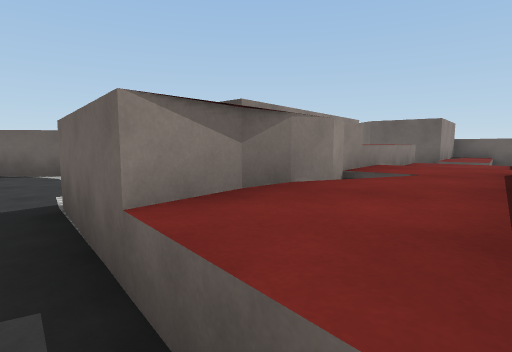
View 1 (above)

24 first-person views from a walk through a Unity game level. The camera is 1.4 m above the floor, tilts 6° down and sees 80° across. The floor is counted in squares, 2 m on a side. Each view is taken from the middle of a square. On the plan, view 1 faces up. The plan holds only what a view shows up to about 10 squares ahead; the rest is blank. The place goes on beyond the plan. The player is left out. Surface patterns are stand-ins for the level's own textures.

View 2
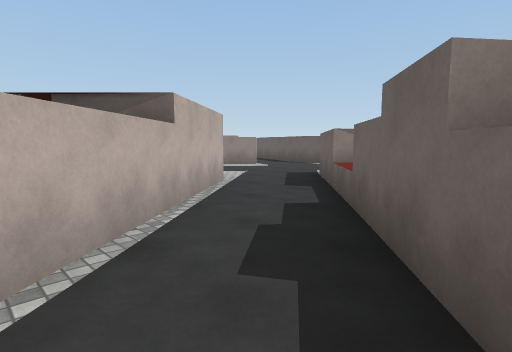

View 3
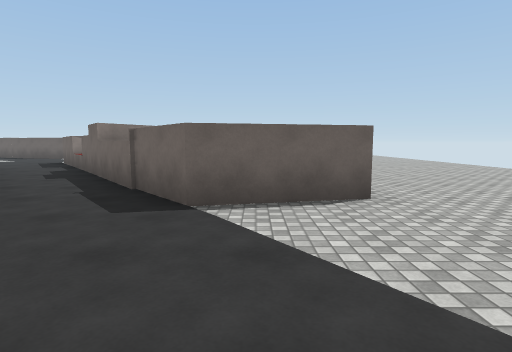

View 4
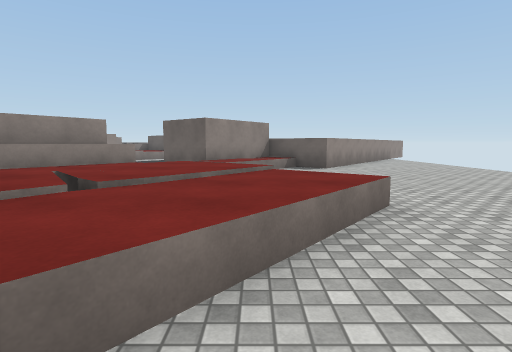

View 5
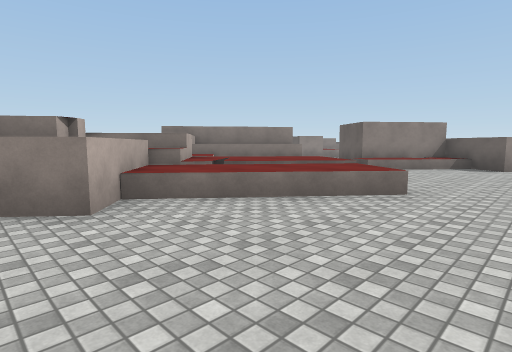

View 6
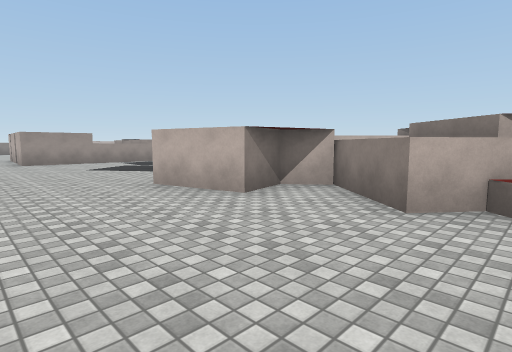

View 7
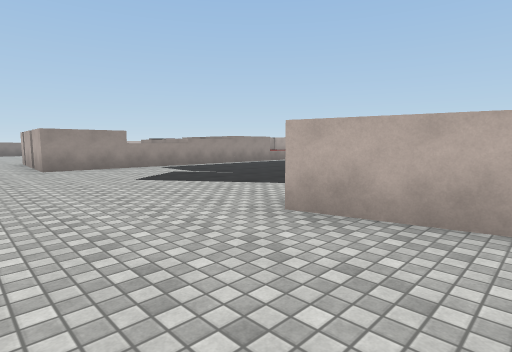

View 8
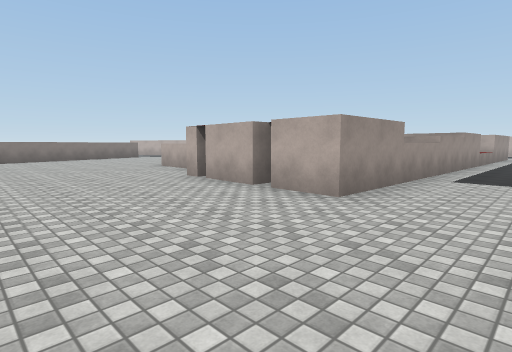

View 9
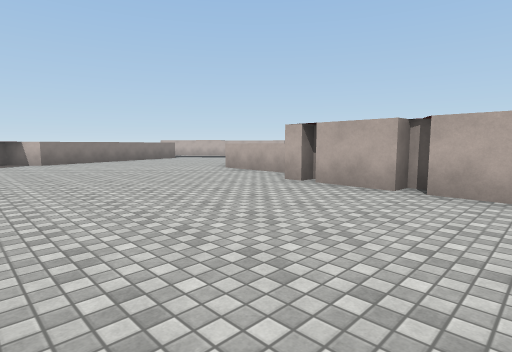

View 10
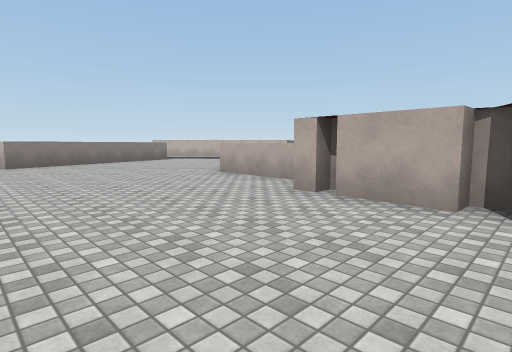

View 11
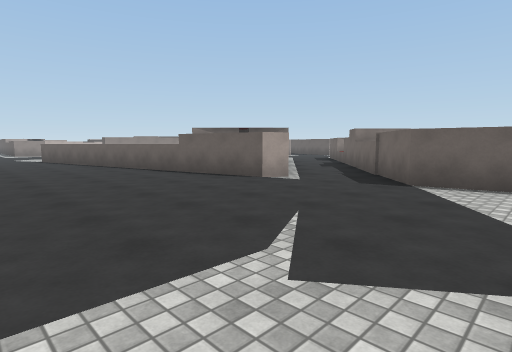

View 12
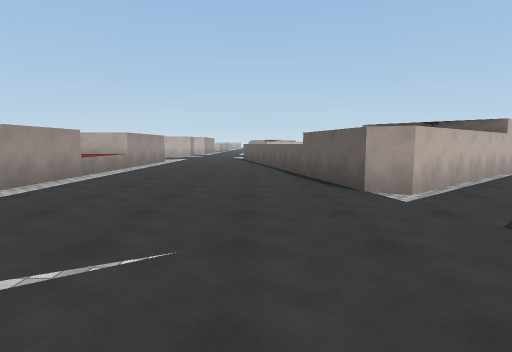

View 13
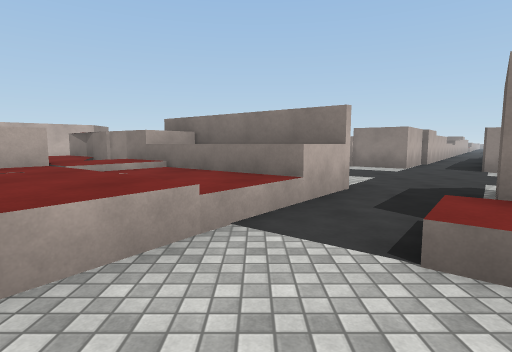

View 14
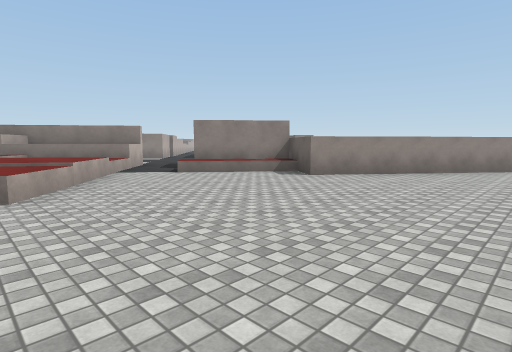

View 15
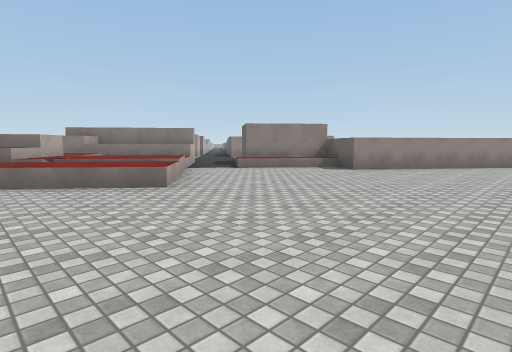

View 16
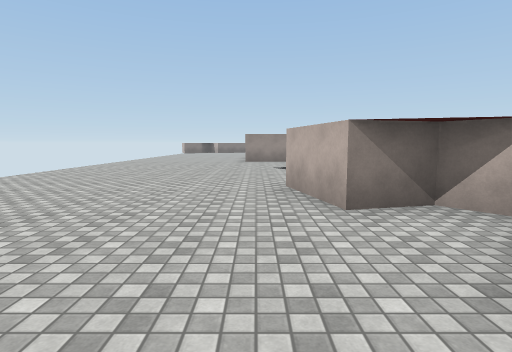

View 17
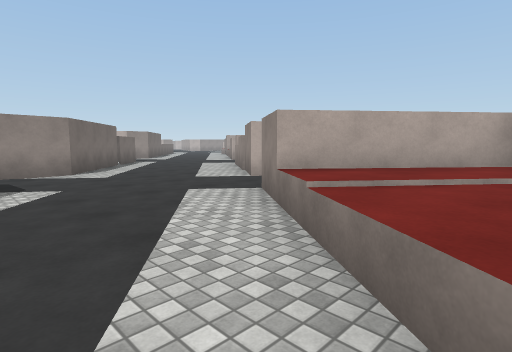

View 18
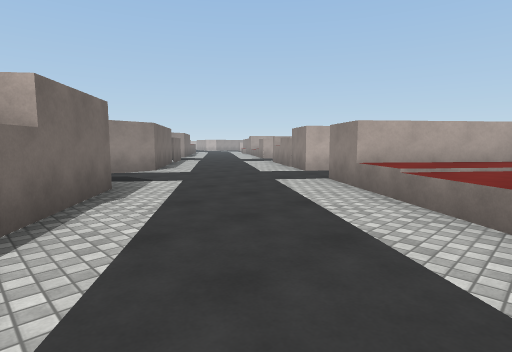

View 19
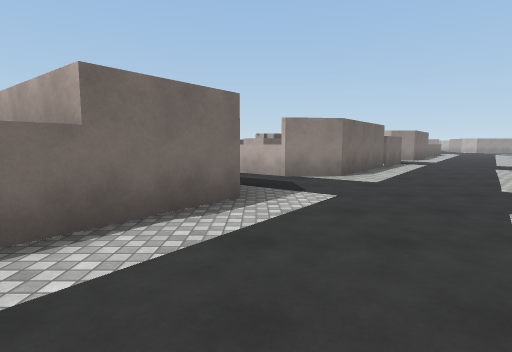

View 20
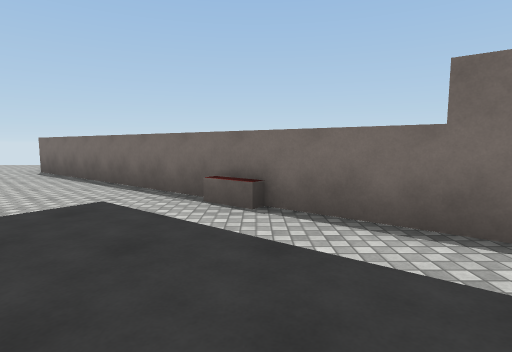

View 21
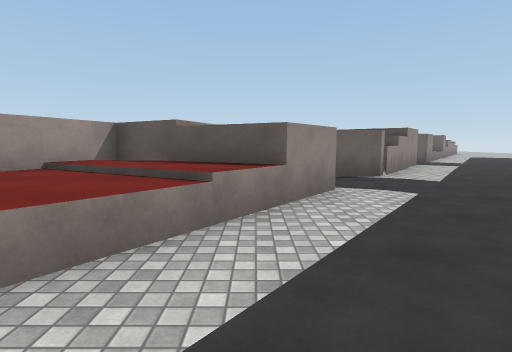

View 22
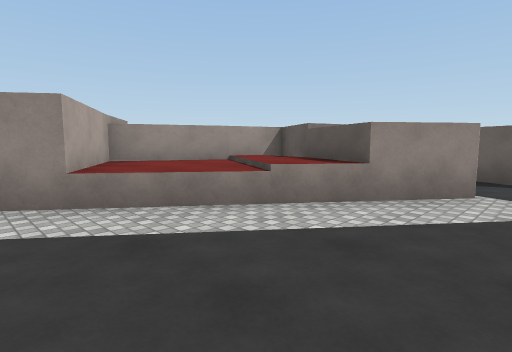

View 23
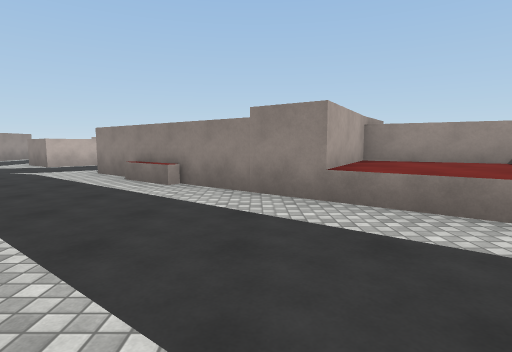

View 24
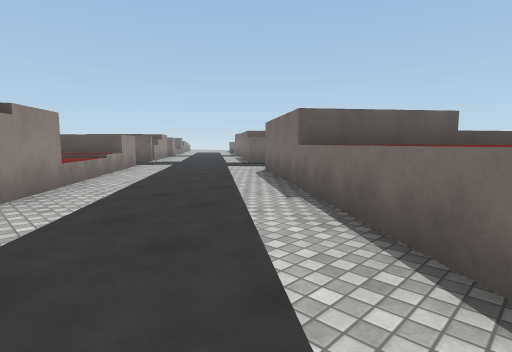

### Floor plan
Key: @ floor where view 1 was taken; # wall or solid block; x gap in a wall; . floor; = window, fence, low wall or low ledge; ^ raised ledge.
Columns run from 15 left of view 1 to 12 right of it. Each row starts with its distance up from view 1.
 15              #^^^^....^^
 14              #^^^.....^
 13               ##.....^    ^
 12             ..##....#    ^.
 11             #......##^  ^..
 10             ##.....###^^^...
  9             #......###x#....
  8            ^........#=......
  7          ##^....##^.=.......
  6          ......##^^^........
  5      #####.....#^^^^^.......
  4      #^^#.....###^^^^^^.....
  3     #^^^^....####^^^^^^.....
  2     #^^^......#####^^^......
  1      ##........^####^.......
  0      #.....###.@#####.......
 -1     ##....## #...#  #......
 -2    ##....^#  ##..^ ###....
 -3    #....^^^#  ##..^###.....
 -4   ......^^ ^^  ##..###.....
 -5 ^......^ ^    ###...........
 -6 ^...       ^^^#.............
 -7 ^..       ^.................
 -8          ...................
 -9          ...................
-10            ................
-11            ##^^####^^##.....
-12             #     #   #.....
-13                       #.....
-14                       #.....
-15                       #.....
-16                      ^......
-17                      ^.....
-18                      ^.....
-19                      ......
-20                      ......
-21                      ......
-22                       .....
-23                        .##
-24                        ^ ##

Positions as (right, up) in squares from view 1, and headings:
1: (0, 0), facing up
2: (2, -3), facing up-left
3: (5, -8), facing up
4: (6, 0), facing up
5: (9, -1), facing up-left
6: (9, 1), facing down-left
7: (9, -2), facing down-left
8: (11, -9), facing down-left
9: (12, -11), facing down-left
10: (11, -12), facing down-left
11: (6, -10), facing up-left
12: (6, -7), facing left
13: (7, 6), facing left
14: (12, 3), facing up-left
15: (12, 1), facing up-left
16: (7, 1), facing down
17: (3, 15), facing down-left
18: (5, 15), facing down-left
19: (3, 14), facing down
20: (2, 13), facing right
21: (-7, 0), facing up
22: (-5, 0), facing up-left
23: (-5, 0), facing left
24: (-10, -5), facing up-right
